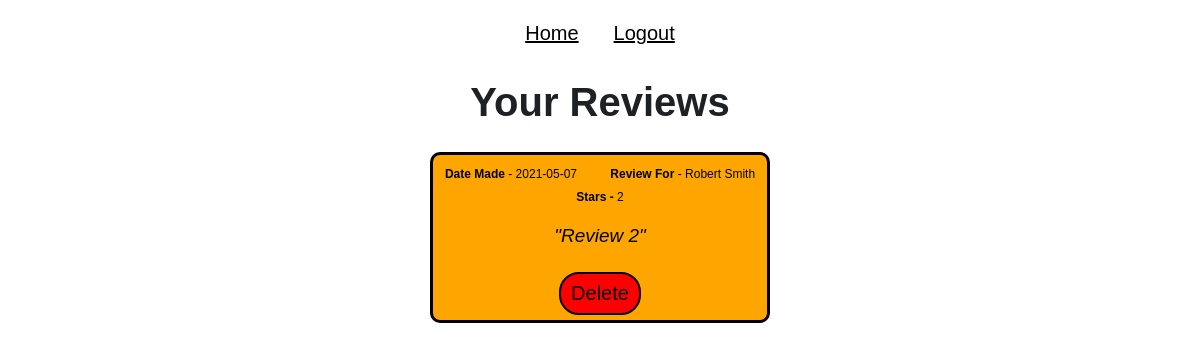
/reviews (signed in), run on the app's committed database.
### tables this page shows
CREATE TABLE review (
            byUsrId integer,
            forUsrId integer,
            date text,
            star integer,
            message text,
            PRIMARY KEY (byUsrId, forUsrId, message)
            );

CREATE TABLE users (
            usrId integer primary key,
            email text,
            password text,
            firstName text,
            lastName text,
            accType text,
            postcode text,
            numberOfReviews integer,
            starRating real
            );

### app.py (the view)
@app.route('/reviews')
def reviews():
    userObj = user(session['usrId'])
    bookings = userObj.getReviewsBy()
    return render_template('reviews.html', bookings=bookings, user=user)

### database.py (called while the page is built)
    def search(self, col="null", search="null"):
        conn = sqlite3.connect('main.db')
        c = conn.cursor()
        if col == "email":
            c.execute(f'SELECT * FROM users WHERE email="{search}"')
            data = c.fetchall()
        elif col == "password":
            c.execute(f'SELECT * FROM users WHERE password="{search}"')
            data = c.fetchall()
        elif col == "usrId":
            c.execute(f'SELECT * FROM users WHERE usrId="{search}"')
            data = c.fetchall()
        elif col == "postcode":
            c.execute(f'SELECT * FROM users WHERE postcode="{search}"')
            data = c.fetchall()
        else:
            c.execute(f'SELECT * FROM users')
            data = c.fetchall()
        conn.commit()
        conn.close()
        return(data)

    def getReviewsBy(self, usrId):
        conn = sqlite3.connect('main.db')
        c = conn.cursor()
        c.execute(f'SELECT * FROM review WHERE byUsrId="{usrId}" ORDER BY date DESC')
        data = c.fetchall()
        return(data)
        conn.commit()
        conn.close()

### user.py (called while the page is built)
    def getReviewsBy(self):
        result = db.getReviewsBy(self.usrId)
        return result

### templates/reviews.html (shortened to what this page needs)
{% extends "base.html" %}
{% block head %}
    <link rel="stylesheet" href="{{ url_for('static', filename='css/profile.css') }}">
{% endblock %}
{% block body %}
    <h1>Your Reviews</h1>
    {% for i in bookings %}
            <div class="review">
                <span style="font-size: 12px;">
                    <span class="name">Date Made</span> -  {{ i[2] }}<span style="padding-left: 30px;"></span>
                    <span class="name">Review For </span> - {{ user(i[1]).fName }} {{ user(i[1]).lName }} <br>
                    <span class="name">Stars - </span>{{ i[3] }}
                    <p class="reviewText">"{{ i[4] }}"</p>
                </span>
                <a href="/delRev/{{ i[0] }}-{{ i[1] }}-{{ i[4].strip() }}-{{ i[3] }}">Delete</a>
            </div>
        {% endfor %}
{% endblock %}

### static/css/main.css (style rules this page uses)
body { font-size: 20px; font-weight: 100; text-decoration: none; text-align: center; color: rgb(29, 33, 37); font-family: Arial, Helvetica, sans-serif; }

### static/css/profile.css (style rules this page uses)
.name { font-weight: bold; }
.review { background-color: orange; margin-left: auto; margin-right: auto; display: block; border: 3px solid black; width: max-content; max-width: 475px; padding: 5px 12px; margin-bottom: 20px; text-decoration: none; color: black; border-radius: 10px; }
.reviewText { font-size: 19px; font-style: italic; }
a { font-size: 20px; border: 2px solid black; border-radius: 20px; background-color: red ; padding: 8px 10px; display: inline-block; margin-top: 6px; text-decoration: none; color: black; }

### data on the page
review: date "2021-05-07", forUsrId.firstName "Robert", forUsrId.lastName "Smith", star "2", message "Review 2"
